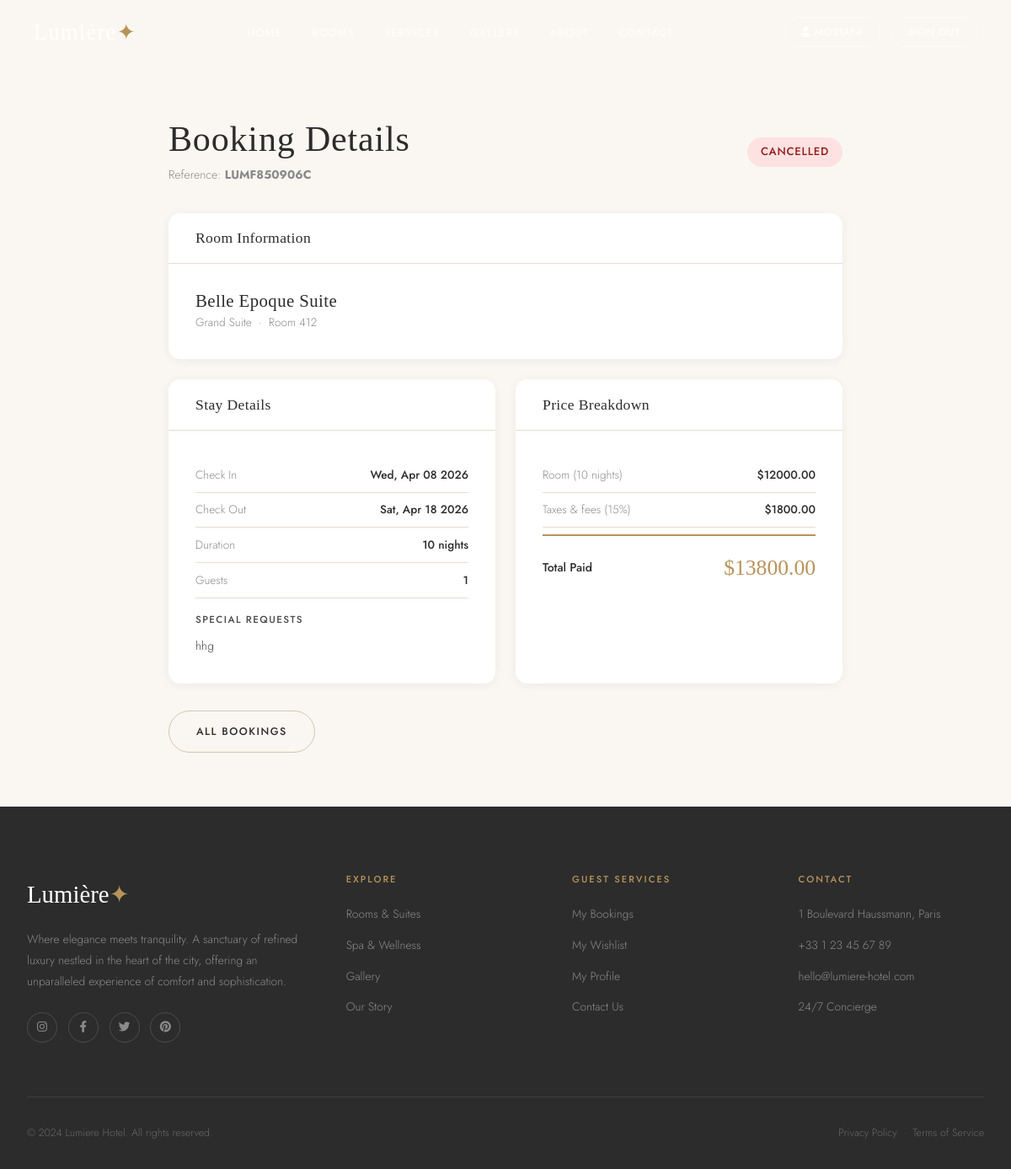
The page /bookings/1/ (signed in) on the database its author committed.
### bookings/models.py (models this page shows, shortened)
class Booking(models.Model):
    STATUS_CHOICES = [
        ('pending', 'Pending'),
        ('confirmed', 'Confirmed'),
        ('checked_in', 'Checked In'),
        ('checked_out', 'Checked Out'),
        ('cancelled', 'Cancelled'),
    ]
    booking_ref = models.CharField(max_length=20, unique=True, editable=False)
    user = models.ForeignKey(User, on_delete=models.CASCADE, related_name='bookings')
    room = models.ForeignKey(Room, on_delete=models.CASCADE, related_name='bookings')
    check_in = models.DateField()
    check_out = models.DateField()
    guests = models.PositiveIntegerField(default=1)
    status = models.CharField(max_length=20, choices=STATUS_CHOICES, default='pending')
    special_requests = models.TextField(blank=True)
    nights = models.PositiveIntegerField(editable=False, default=0)
    room_price = models.DecimalField(max_digits=10, decimal_places=2, editable=False, default=0)
    taxes = models.DecimalField(max_digits=10, decimal_places=2, editable=False, default=0)
    total_price = models.DecimalField(max_digits=10, decimal_places=2, editable=False, default=0)
    created_at = models.DateTimeField(auto_now_add=True)
    updated_at = models.DateTimeField(auto_now=True)
    class Meta:
        ordering = ['-created_at']

### rooms/models.py (models this page shows, shortened)
class Room(models.Model):
    STATUS_CHOICES = [
        ('available', 'Available'),
        ('occupied', 'Occupied'),
        ('maintenance', 'Under Maintenance'),
    ]
    category = models.ForeignKey(RoomCategory, on_delete=models.CASCADE, related_name='rooms')
    name = models.CharField(max_length=200)
    room_number = models.CharField(max_length=10, unique=True)
    description = models.TextField()
    short_description = models.CharField(max_length=300)
    price_per_night = models.DecimalField(max_digits=10, decimal_places=2)
    max_guests = models.PositiveIntegerField(default=2)
    size_sqm = models.PositiveIntegerField()
    floor = models.PositiveIntegerField(default=1)
    status = models.CharField(max_length=20, choices=STATUS_CHOICES, default='available')
    is_featured = models.BooleanField(default=False)
    has_sea_view = models.BooleanField(default=False)
    has_balcony = models.BooleanField(default=False)
    has_jacuzzi = models.BooleanField(default=False)
    has_fireplace = models.BooleanField(default=False)
    created_at = models.DateTimeField(auto_now_add=True)

class RoomCategory(models.Model):
    name = models.CharField(max_length=100)
    slug = models.SlugField(unique=True)
    description = models.TextField()
    icon = models.CharField(max_length=50, default='bed')
    class Meta:
        verbose_name_plural = 'Room Categories'

### bookings/views.py (the view)
# urls.py: path('<int:pk>/', views.booking_detail, name='booking_detail'),
@login_required
def booking_detail(request, pk):
    booking = get_object_or_404(Booking, pk=pk, user=request.user)
    return render(request, 'bookings/detail.html', {'booking': booking})

### templates/bookings/detail.html (shortened to what this page needs)
{% extends "base/base.html" %}
{% block content %}
<div style="padding-top:76px"></div>
<section class="section-sm">
  <div class="container" style="max-width:800px">
    <div style="display:flex;justify-content:space-between;align-items:center;margin-bottom:2rem;flex-wrap:wrap;gap:1rem">
      <div>
        <h2 style="margin-bottom:.3rem">Booking Details</h2>
        <p style="color:var(--gray);font-size:.88rem">Reference: <strong>{{ booking.booking_ref }}</strong></p>
      </div>
      <span class="badge badge-{{ booking.status }}" style="font-size:.82rem;padding:.4rem 1rem">{{ booking.get_status_display }}</span>
    </div>
    <div class="card mb-3" style="margin-bottom:1.5rem">
      <div class="card-header"><h4>Room Information</h4></div>
      <div class="card-body" style="display:flex;gap:1.5rem;align-items:center;flex-wrap:wrap">
        <div>
          <h4>{{ booking.room.name }}</h4>
          <p style="color:var(--gray);font-size:.85rem;margin:0">{{ booking.room.category.name }} &nbsp;&#183;&nbsp; Room {{ booking.room.room_number }}</p>
        </div>
      </div>
    </div>
    <div style="display:grid;grid-template-columns:1fr 1fr;gap:1.5rem">
      <div class="card">
        <div class="card-header"><h4>Stay Details</h4></div>
        <div class="card-body">
          <div class="booking-detail-row"><span class="label">Check In</span><span class="value">{{ booking.check_in|date:"D, M d Y" }}</span></div>
          <div class="booking-detail-row"><span class="label">Check Out</span><span class="value">{{ booking.check_out|date:"D, M d Y" }}</span></div>
          <div class="booking-detail-row"><span class="label">Duration</span><span class="value">{{ booking.nights }} night{{ booking.nights|pluralize }}</span></div>
          <div class="booking-detail-row"><span class="label">Guests</span><span class="value">{{ booking.guests }}</span></div>
          {% if booking.special_requests %}
          <div style="margin-top:1rem"><label class="form-label">Special Requests</label><p style="font-size:.88rem">{{ booking.special_requests }}</p></div>
          {% endif %}
        </div>
      </div>
      <div class="card">
        <div class="card-header"><h4>Price Breakdown</h4></div>
        <div class="card-body">
          <div class="booking-detail-row"><span class="label">Room ({{ booking.nights }} nights)</span><span class="value">${{ booking.room_price }}</span></div>
          <div class="booking-detail-row"><span class="label">Taxes &amp; fees (15%)</span><span class="value">${{ booking.taxes }}</span></div>
          <div class="booking-total-row"><span class="label">Total Paid</span><span class="value">${{ booking.total_price }}</span></div>
        </div>
      </div>
    </div>
    <div style="display:flex;gap:1rem;margin-top:2rem;flex-wrap:wrap">
      <a href="{% url 'my_bookings' %}" class="btn btn-outline">All Bookings</a>
    </div>
  </div>
</section>
{% endblock %}

### static/css/main.css (style rules this page uses)
:root { --cream: #FAF7F2; --white: #FFFFFF; --beige-light: #F5EFE6; --beige: #E8DDD0; --beige-dark: #D4C5B0; --gold-light: #C9A96E; --gold: #B8935A; --gold-dark: #9A7A48; --brown: #6B5744; --charcoal: #2C2C2C; --charcoal-light: #4A4A4A; --gray: #8A8A8A; --gray-light: #C4C4C4; --shadow-sm: 0 2px 12px rgba(44,44,44,0.06); --shadow-md: 0 6px 30px rgba(44,44,44,0.10); --shadow-lg: 0 16px 60px rgba(44,44,44,0.14); --radius-sm: 8px; --radius-md: 14px; --radius-lg: 24px; --transition: all 0.35s cubic-bezier(0.4,0,0.2,1); --font-serif: 'Cormorant Garamond', Georgia, serif; --font-sans: 'Jost', system-ui, sans-serif; }
*,*::before,*::after { box-sizing:border-box;margin:0;padding:0 }
html { scroll-behavior:smooth }
body { font-family:var(--font-sans);background:var(--cream);color:var(--charcoal);line-height:1.7;font-weight:300;overflow-x:hidden }
h1,h2,h3,h4,h5 { font-family:var(--font-serif);font-weight:400;line-height:1.2;color:var(--charcoal);letter-spacing:0.02em }
h2 { font-size:clamp(1.9rem,3.5vw,3rem) }
h4 { font-size:1.3rem }
p { color:var(--charcoal-light);line-height:1.8 }
a { text-decoration:none;color:inherit;transition:var(--transition) }
.btn { display:inline-flex;align-items:center;gap:0.5rem;padding:0.85rem 2rem;border-radius:50px;font-family:var(--font-sans);font-size:0.78rem;font-weight:500;letter-spacing:0.12em;text-transform:uppercase;transition:var(--transition);cursor:pointer;border:none }
.btn-outline { background:transparent;color:var(--charcoal);border:1px solid var(--beige-dark) }
.section-sm { padding:4rem 2rem }
.container { max-width:1200px;margin:0 auto }
.form-label { display:block;font-size:0.73rem;font-weight:500;letter-spacing:0.12em;text-transform:uppercase;color:var(--charcoal-light);margin-bottom:0.5rem }
.booking-detail-row { display:flex;justify-content:space-between;align-items:center;padding:0.55rem 0;border-bottom:1px solid var(--beige);font-size:0.85rem }
.booking-detail-row .label { color:var(--gray) }
.booking-detail-row .value { font-weight:500;color:var(--charcoal) }
.booking-total-row { display:flex;justify-content:space-between;align-items:center;padding:1rem 0;border-top:2px solid var(--gold);margin-top:0.5rem }
.booking-total-row .label { font-weight:500;font-size:0.88rem }
.booking-total-row .value { font-family:var(--font-serif);font-size:1.6rem;color:var(--gold) }
.badge { display:inline-block;padding:0.22rem 0.75rem;border-radius:20px;font-size:0.68rem;font-weight:500;letter-spacing:0.06em;text-transform:uppercase }
.badge-cancelled { background:#FEE2E2;color:#991B1B }
.card { background:var(--white);border-radius:var(--radius-md);box-shadow:var(--shadow-sm);overflow:hidden }
.card-body { padding:2rem }
.card-header { padding:1.2rem 2rem;border-bottom:1px solid var(--beige);display:flex;align-items:center;justify-content:space-between }
.card-header h4 { font-size:1.1rem;margin:0 }
.mb-3 { margin-bottom:1.5rem }

### rows shown on the page
Booking: booking_ref "LUMF850906C", status "CANCELLED", room.name "Belle Epoque Suite", room.category.name "Grand Suite", room.room_number "412", check_in "Wed, Apr 08 2026", check_out "Sat, Apr 18 2026", nights "10", guests "1", special_requests "hhg", room_price "12000.00", taxes "1800.00", total_price "13800.00"
